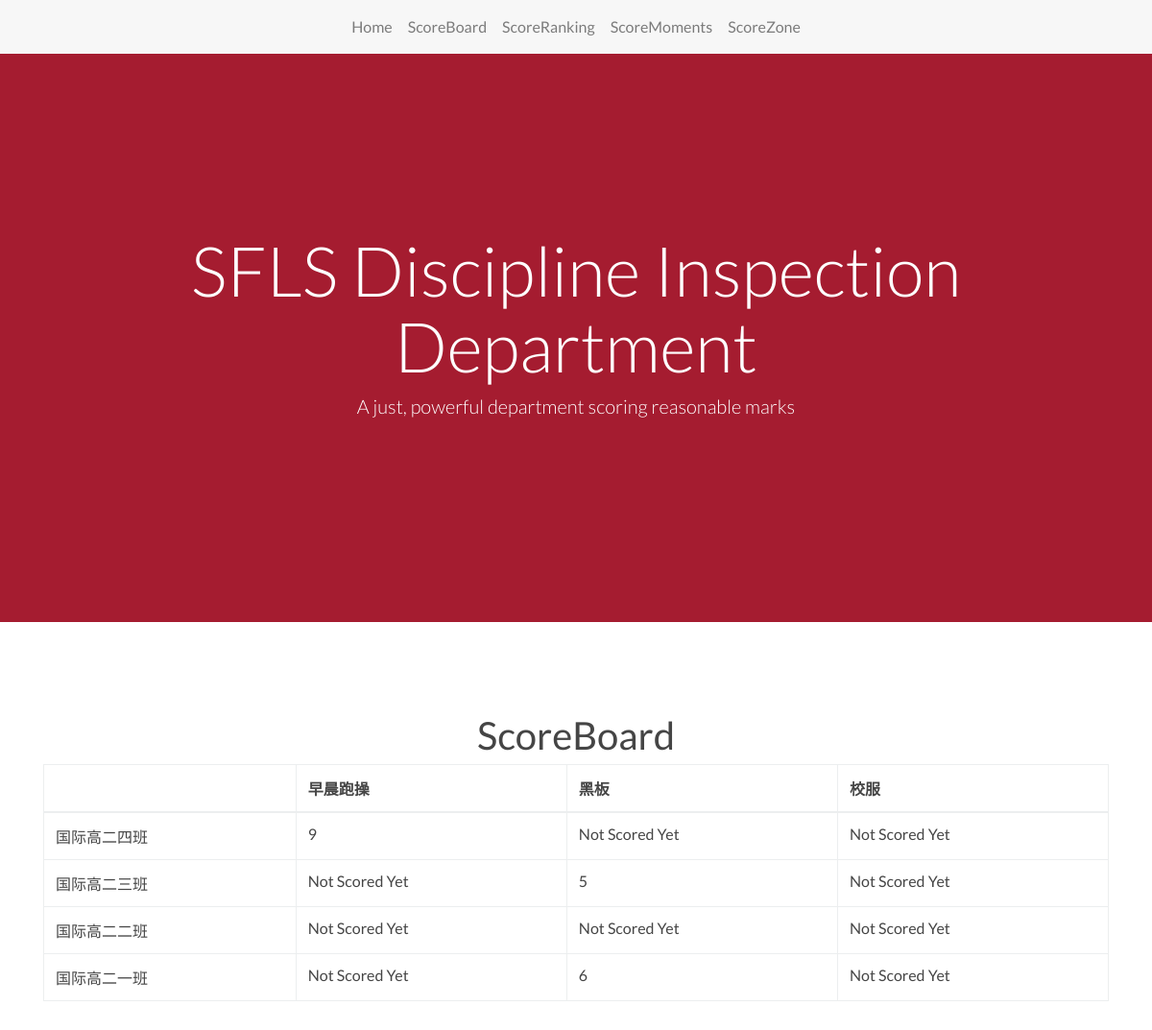
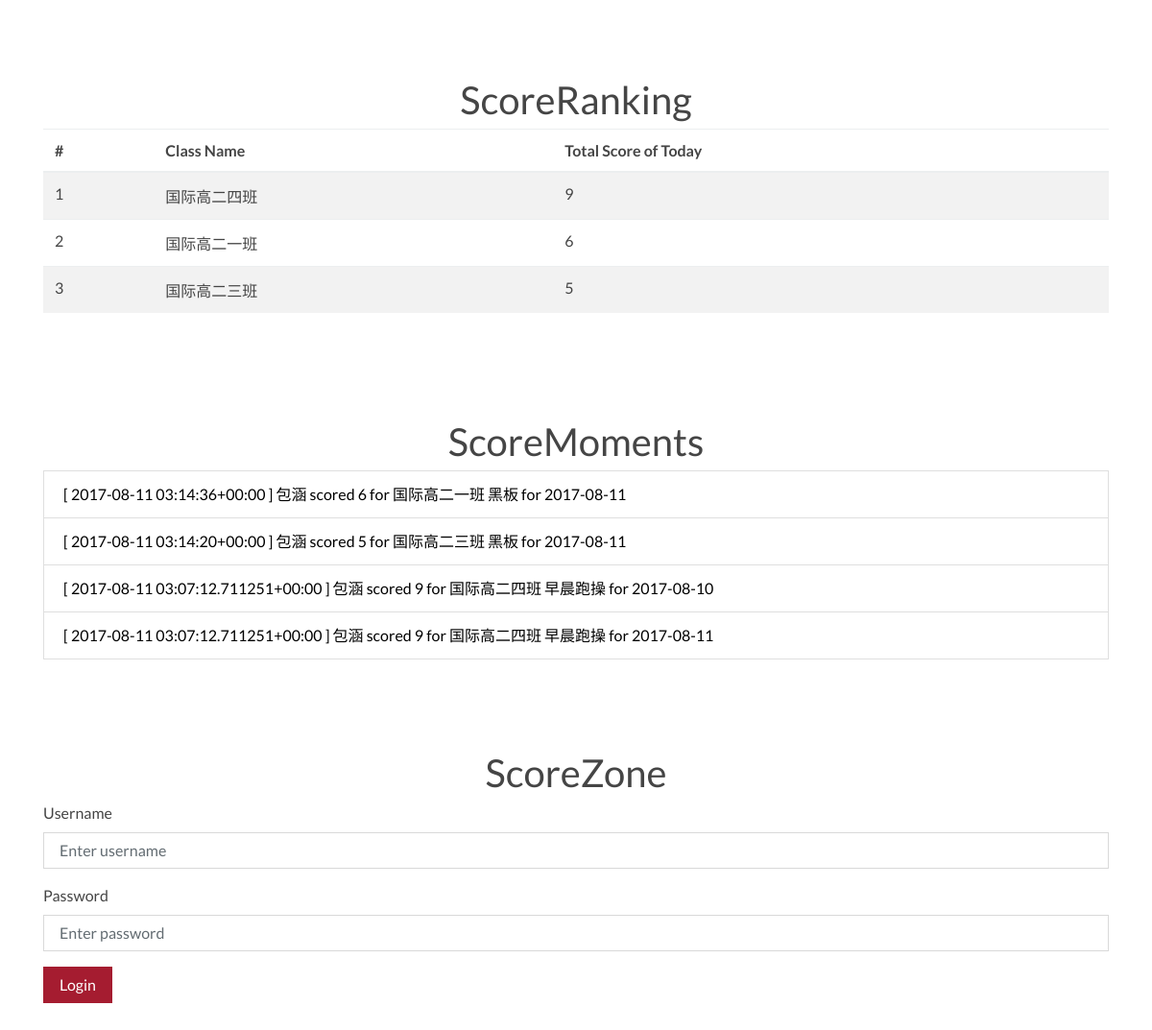
The page / on the database its author committed (2 pictures, top to bottom).
### DID/models.py (models this page shows, shortened)
class Subject(models.Model):
    name = models.TextField()
    full_score = models.IntegerField()
    is_service = models.BooleanField()

class Clas(models.Model):
    name = models.TextField()
    register_year = models.IntegerField()
    day_total = models.IntegerField()
    week_total = models.IntegerField()
    month_total = models.IntegerField()
    semister_total = models.IntegerField()
    is_service = models.BooleanField()

### DID/views.py (the view)
# urls.py: url(r'^$', views.index),
def index(request):
    content = {}
    subjects = Subject.objects.all()
    clases = Clas.objects.all()
    services.scorezone.update_class_day_total()
    content['scoreboard_head'] = services.scoreboard.get_table_header()
    content['scoreboard_body'] = services.scoreboard.get_table_body(
        datetime.date.today())
    content['scoreranking_head'] = services.scoreranking.get_day_ranking_header()
    content['scoreranking_body'] = services.scoreranking.get_3_day_ranking_body()
    content['scoremoments'] = services.scoremoments.get_4_scoremoments()
    return render(request, 'DID/index.html', content)

### DID/services.py (called while the page is built)
    def get_table_header():
        subjects = Subject.objects.all()
        scoreboard_head = [""]
        for subject in subjects:
            scoreboard_head.append(subject.name)
        return scoreboard_head

    def get_table_body(date_required):
        scoreboard_body = []
        for clas in Clas.objects.all():
            items = [clas.name]
            for subject in Subject.objects.all():
                recordQ = Record.objects.filter(
                    date=date_required, subject=subject, clas=clas)
                if recordQ:
                    for record in recordQ:
                        items.append(record.score)
                else:
                    items.append("Not Scored Yet")
            scoreboard_body.append(items)
        return scoreboard_body

    def get_day_ranking_header():
        items = ["#", "Class Name", "Total Score of Today"]
        return items

    def get_3_day_ranking_body():
        clases = Clas.objects.all().order_by('-day_total')[:3]
        i = 0
        ranking_body = []
        for clas in clases:
            i += 1
            items = [str(i), clas.name, clas.day_total]
            ranking_body.append(items)
        return ranking_body

    def print_record_info(record):
        return_info = " [ " + str(record.datetime) + " ] " + record.scorer.name + " scored " + str(record.score) + "      for " +\
            record.clas.name + " " + record.subject.name + \
            " for " + str(record.date)
        return return_info

    def get_4_scoremoments():
        records = Record.objects.all().order_by("-datetime")[:4]
        items = []
        for record in records:
            items.append(scoremoments.print_record_info(record))
        return items

    def update_class_day_total():
        clases = Clas.objects.all()
        for clas in clases:
            day_total = 0
            recordQ = Record.objects.filter(
                date=datetime.date.today(), clas=clas)
            if recordQ:
                for record in recordQ:
                    day_total += record.score
            clas.day_total = day_total
            clas.save()

### DID/templates/DID/index.html (shortened to what this page needs)
<html>
  <head>
    <link rel="stylesheet" href="https://cdnjs.cloudflare.com/ajax/libs/font-awesome/4.7.0/css/font-awesome.min.css" type="text/css">
    <link rel="stylesheet" href="/static/css/index.css" type="text/css"> </head>
  <body data-spy="scroll" data-target="#navbar" data-offset="300">
    <nav id="navbar" class="navbar navbar-expand-md navbar-light bg-faded text-center fixed-top">
      <div class="container">
        <div class="collapse navbar-collapse text-center justify-content-center bs-js-navbar-scrollspy" id="navbar2SupportedContent">
          <ul class="navbar-nav">
            <li class="nav-item ">
              <a class="nav-link" href="#Home">Home <span class="sr-only">(current)</span></a>
            </li>
            <li class="nav-item">
              <a class="nav-link" href="#ScoreBoard">ScoreBoard</a>
            </li>
            <li class="nav-item">
              <a class="nav-link" href="#ScoreRanking">ScoreRanking</a>
            </li>
            <li class="nav-item">
              <a class="nav-link" href="#ScoreMoments">ScoreMoments</a>
            </li>
            <li class="nav-item">
              <a class="nav-link" href="#ScoreZone">ScoreZone</a>
            </li>
          </ul>
        </div>
      </div>
    </nav>
  <div id="Home" class="bg-primary text-center d-flex align-items-center h-75 my-5">
    <div class="container">
      <div class="row">
        <div class="col-lg-12">
          <h1 class="text-white display-3">SFLS Discipline Inspection Department</h1>
          <p class="lead text-white">A just, powerful department scoring reasonable marks</p>
        </div>
      </div>
    </div>
  </div>
  <div id="ScoreBoard" class="py-5">
    <div class="container">
      <div class="row">
        <div class="col-md-12">
          <h1 class="text-center">ScoreBoard</h1>
        </div>
      </div>
      <div class="row">
        <div class="col-md-12">
          <table class="table table-bordered">
            <thead>
              <tr>
                {% for value in scoreboard_head %}
                  <th>{{value}}</th>
                {% endfor %}
              </tr>
            </thead>
            <tbody>
              {% for values in scoreboard_body %}
              <tr>
                {% for value in values %}
                <td>{{value}}</td>
                {% endfor %}
              </tr>
              {% endfor %}
            </tbody>
          </table>
        </div>
      </div>
    </div>
  </div>
  <div id="ScoreRanking" class="py-5">
    <div class="container">
      <div class="row">
        <div class="col-md-12">
          <h1 class="text-center">ScoreRanking</h1>
        </div>
      </div>
      <div class="row">
        <div class="col-md-12">
          <table class="table table-striped">
            <thead>
              <tr>
                {% for value in scoreranking_head %}
                  <th>{{value}}</th>
                {% endfor %}
              </tr>
            </thead>
            <tbody>
              {% for values in scoreranking_body %}
              <tr>
                {% for value in values %}
                <td>{{value}}</td>
                {% endfor %}
              </tr>
              {% endfor %}
            </tbody>
          </table>
        </div>
      </div>
    </div>
  </div>
  <div id="ScoreMoments" class="py-5">
    <div class="container">
      <div class="row">
        <div class="col-md-12">
          <h1 class="text-center">ScoreMoments</h1>
        </div>
      </div>
      <div class="row">
        <div class="col-md-12">
          <ul class="list-group">
            {% for value in scoremoments %}
            <li class="list-group-item">{{value}}</li>
            {% endfor %}
          </ul>
        </div>
      </div>
    </div>
  </div>
  <div id="ScoreZone" class="py-5">
    <div class="container">
      <div class="row">
        <div class="col-md-12">
          <h1 class="text-center">ScoreZone</h1>
        </div>
      </div>
      <div class="row">
        <div class="col-md-12">
          <form class="">
            <div class="form-group"> <label>Username</label>
              <input id="login_username" type="text" class="form-control" placeholder="Enter username"> </div>
            <div class="form-group"> <label>Password</label>
              <input id="login_password" type="password" class="form-control" placeholder="Enter password"> </div>
            <button id="login_button" type="button" class="btn btn-primary" data-toggle="modal" data-target="#score_modal">Login</button>
          </form>
        </div>
      </div>
    </div>
  </div>
</body>
</html>

### rows shown on the page
Subject: scoreboard_head "早晨跑操"
Subject: scoreboard_head "黑板"
Subject: scoreboard_head "校服"
Clas: values "国际高二四班", values "国际高二四班"
Clas: values "国际高二三班", values "国际高二三班"
Clas: values "国际高二二班"
Clas: values "国际高二一班", values "国际高二一班"

### other values the page prints
{{ value }} "9" "Not Scored Yet" "Not Scored Yet" "Not Scored Yet" "5" "Not Scored Yet" "Not Scored Yet" "Not Scored Yet" "Not Scored Yet" "Not Scored Yet" "6" "Not Scored Yet"
{{ value }} "#" "Class Name" "Total Score of Today"
{{ value }} "1" "9" "2" "6" "3" "5"
{{ value }} "[ 2017-08-11 03:14:36+00:00 ] 包涵 scored 6 for 国际高二一班 黑板 for 2017-08-11" "[ 2017-08-11 03:14:20+00:00 ] 包涵 scored 5 for 国际高二三班 黑板 for 2017-08-11" "[ 2017-08-11 03:07:12.711251+00:00 ] 包涵 scored 9 for 国际高二四班 早晨跑操 for 2017-08-10" "[ 2017-08-11 03:07:12.711251+00:00 ] 包涵 scored 9 for 国际高二四班 早晨跑操 for 2017-08-11"
